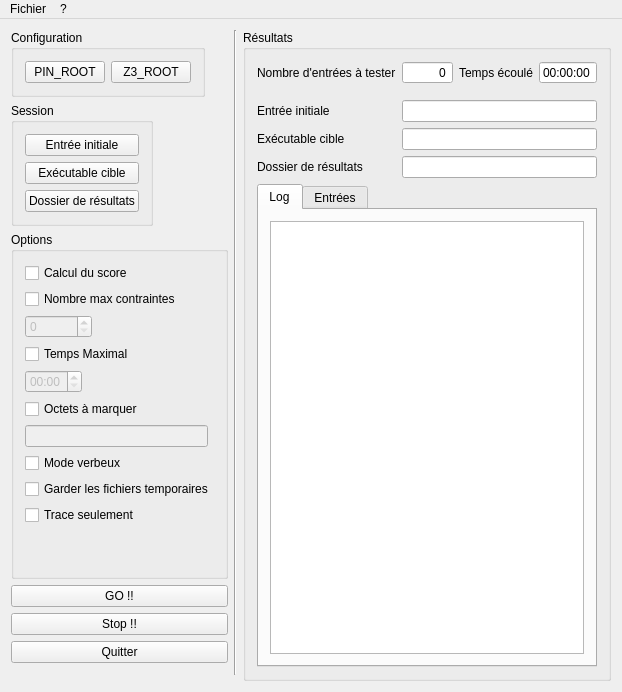
<?xml version="1.0" encoding="UTF-8"?>
<ui version="4.0">
 <class>FUZZWIN_GUIClass</class>
 <widget class="QMainWindow" name="FUZZWIN_GUIClass">
  <property name="enabled">
   <bool>true</bool>
  </property>
  <property name="geometry">
   <rect>
    <x>0</x>
    <y>0</y>
    <width>622</width>
    <height>638</height>
   </rect>
  </property>
  <property name="sizePolicy">
   <sizepolicy hsizetype="Fixed" vsizetype="Fixed">
    <horstretch>0</horstretch>
    <verstretch>2</verstretch>
   </sizepolicy>
  </property>
  <property name="windowTitle">
   <string>FUZZWIN V1.2 - 02/03/2014</string>
  </property>
  <property name="windowOpacity">
   <double>1.000000000000000</double>
  </property>
  <widget class="QWidget" name="centralWidget">
   <property name="sizePolicy">
    <sizepolicy hsizetype="Fixed" vsizetype="Fixed">
     <horstretch>0</horstretch>
     <verstretch>0</verstretch>
    </sizepolicy>
   </property>
   <layout class="QGridLayout" name="gridLayout_3">
    <item row="7" column="0">
     <widget class="QPushButton" name="Q_stopButton">
      <property name="text">
       <string>Stop !!</string>
      </property>
     </widget>
    </item>
    <item row="0" column="5" rowspan="11">
     <widget class="Line" name="line">
      <property name="orientation">
       <enum>Qt::Vertical</enum>
      </property>
     </widget>
    </item>
    <item row="8" column="0">
     <widget class="QPushButton" name="Q_quit">
      <property name="text">
       <string>Quitter</string>
      </property>
     </widget>
    </item>
    <item row="6" column="0">
     <widget class="QPushButton" name="Q_start">
      <property name="text">
       <string>GO !!</string>
      </property>
     </widget>
    </item>
    <item row="2" column="0" rowspan="4">
     <widget class="QGroupBox" name="groupOptions">
      <property name="sizePolicy">
       <sizepolicy hsizetype="Fixed" vsizetype="Fixed">
        <horstretch>0</horstretch>
        <verstretch>0</verstretch>
       </sizepolicy>
      </property>
      <property name="title">
       <string>Options</string>
      </property>
      <layout class="QGridLayout" name="gridLayout_2">
       <item row="5" column="0">
        <widget class="QCheckBox" name="Q_isBytesToTaint">
         <property name="text">
          <string>Octets à marquer</string>
         </property>
        </widget>
       </item>
       <item row="0" column="0">
        <widget class="QCheckBox" name="Q_isScore">
         <property name="text">
          <string>Calcul du score</string>
         </property>
        </widget>
       </item>
       <item row="1" column="0">
        <widget class="QCheckBox" name="Q_isMaxConstraints">
         <property name="text">
          <string>Nombre max contraintes</string>
         </property>
        </widget>
       </item>
       <item row="2" column="0">
        <widget class="QSpinBox" name="Q_isMaxConstraints_2">
         <property name="enabled">
          <bool>false</bool>
         </property>
         <property name="sizePolicy">
          <sizepolicy hsizetype="Fixed" vsizetype="Fixed">
           <horstretch>0</horstretch>
           <verstretch>0</verstretch>
          </sizepolicy>
         </property>
         <property name="maximum">
          <number>100000</number>
         </property>
        </widget>
       </item>
       <item row="3" column="0">
        <widget class="QCheckBox" name="Q_isMaxTime">
         <property name="text">
          <string>Temps Maximal</string>
         </property>
        </widget>
       </item>
       <item row="4" column="0">
        <widget class="QTimeEdit" name="Q_maxTime">
         <property name="enabled">
          <bool>false</bool>
         </property>
         <property name="sizePolicy">
          <sizepolicy hsizetype="Fixed" vsizetype="Fixed">
           <horstretch>0</horstretch>
           <verstretch>0</verstretch>
          </sizepolicy>
         </property>
         <property name="displayFormat">
          <string>mm:ss</string>
         </property>
        </widget>
       </item>
       <item row="6" column="0">
        <widget class="QLineEdit" name="Q_bytesToTaint">
         <property name="enabled">
          <bool>false</bool>
         </property>
        </widget>
       </item>
       <item row="7" column="0">
        <widget class="QCheckBox" name="Q_isVerbose">
         <property name="text">
          <string>Mode verbeux</string>
         </property>
        </widget>
       </item>
       <item row="8" column="0" colspan="2">
        <widget class="QCheckBox" name="Q_isKeepfiles">
         <property name="text">
          <string>Garder les fichiers temporaires</string>
         </property>
        </widget>
       </item>
       <item row="9" column="0">
        <widget class="QCheckBox" name="Q_isTraceOnly">
         <property name="text">
          <string>Trace seulement</string>
         </property>
        </widget>
       </item>
       <item row="10" column="0">
        <spacer name="verticalSpacer_2">
         <property name="orientation">
          <enum>Qt::Vertical</enum>
         </property>
         <property name="sizeHint" stdset="0">
          <size>
           <width>20</width>
           <height>40</height>
          </size>
         </property>
        </spacer>
       </item>
      </layout>
     </widget>
    </item>
    <item row="1" column="0">
     <widget class="QGroupBox" name="groupSession">
      <property name="sizePolicy">
       <sizepolicy hsizetype="Fixed" vsizetype="Fixed">
        <horstretch>0</horstretch>
        <verstretch>0</verstretch>
       </sizepolicy>
      </property>
      <property name="title">
       <string>Session</string>
      </property>
      <layout class="QVBoxLayout" name="verticalLayout_3">
       <item>
        <widget class="QPushButton" name="Q_selectInitialInput">
         <property name="text">
          <string>Entrée initiale</string>
         </property>
        </widget>
       </item>
       <item>
        <widget class="QPushButton" name="Q_selectTarget">
         <property name="text">
          <string>Exécutable cible</string>
         </property>
        </widget>
       </item>
       <item>
        <widget class="QPushButton" name="Q_selectResultsDir">
         <property name="text">
          <string>Dossier de résultats</string>
         </property>
        </widget>
       </item>
      </layout>
     </widget>
    </item>
    <item row="0" column="6" rowspan="12">
     <widget class="QGroupBox" name="groupResultats">
      <property name="sizePolicy">
       <sizepolicy hsizetype="Minimum" vsizetype="Preferred">
        <horstretch>0</horstretch>
        <verstretch>0</verstretch>
       </sizepolicy>
      </property>
      <property name="title">
       <string>Résultats</string>
      </property>
      <layout class="QGridLayout" name="gridLayout_4">
       <item row="7" column="1" colspan="3">
        <widget class="QLineEdit" name="Q_initialInput">
         <property name="sizePolicy">
          <sizepolicy hsizetype="MinimumExpanding" vsizetype="Fixed">
           <horstretch>0</horstretch>
           <verstretch>0</verstretch>
          </sizepolicy>
         </property>
        </widget>
       </item>
       <item row="11" column="0" colspan="4">
        <widget class="QTabWidget" name="Q_outTabs">
         <property name="sizePolicy">
          <sizepolicy hsizetype="Expanding" vsizetype="Expanding">
           <horstretch>1</horstretch>
           <verstretch>0</verstretch>
          </sizepolicy>
         </property>
         <property name="currentIndex">
          <number>0</number>
         </property>
         <widget class="QWidget" name="Q_tab1">
          <attribute name="title">
           <string>Log</string>
          </attribute>
          <layout class="QHBoxLayout" name="horizontalLayout_2">
           <item>
            <widget class="QTextEdit" name="Q_logWindow"/>
           </item>
          </layout>
         </widget>
         <widget class="QWidget" name="Q_tab2">
          <attribute name="title">
           <string>Entrées</string>
          </attribute>
          <layout class="QVBoxLayout" name="verticalLayout_2">
           <item>
            <widget class="QTreeView" name="Q_listOfInputs"/>
           </item>
          </layout>
         </widget>
        </widget>
       </item>
       <item row="1" column="1">
        <widget class="QSpinBox" name="Q_worklistSize">
         <property name="alignment">
          <set>Qt::AlignRight|Qt::AlignTrailing|Qt::AlignVCenter</set>
         </property>
         <property name="readOnly">
          <bool>true</bool>
         </property>
         <property name="buttonSymbols">
          <enum>QAbstractSpinBox::NoButtons</enum>
         </property>
        </widget>
       </item>
       <item row="1" column="0">
        <widget class="QLabel" name="label_WorklistSize">
         <property name="text">
          <string>Nombre d'entrées à tester</string>
         </property>
        </widget>
       </item>
       <item row="8" column="1" colspan="3">
        <widget class="QLineEdit" name="Q_targetPath">
         <property name="sizePolicy">
          <sizepolicy hsizetype="MinimumExpanding" vsizetype="Fixed">
           <horstretch>0</horstretch>
           <verstretch>0</verstretch>
          </sizepolicy>
         </property>
        </widget>
       </item>
       <item row="9" column="0">
        <widget class="QLabel" name="label_resultsDir">
         <property name="text">
          <string>Dossier de résultats</string>
         </property>
        </widget>
       </item>
       <item row="6" column="0">
        <spacer name="verticalSpacer">
         <property name="orientation">
          <enum>Qt::Vertical</enum>
         </property>
         <property name="sizeType">
          <enum>QSizePolicy::Minimum</enum>
         </property>
         <property name="sizeHint" stdset="0">
          <size>
           <width>20</width>
           <height>10</height>
          </size>
         </property>
        </spacer>
       </item>
       <item row="8" column="0">
        <widget class="QLabel" name="label_targetPath">
         <property name="text">
          <string>Exécutable cible</string>
         </property>
        </widget>
       </item>
       <item row="9" column="1" colspan="3">
        <widget class="QLineEdit" name="Q_resultsDir">
         <property name="sizePolicy">
          <sizepolicy hsizetype="MinimumExpanding" vsizetype="Fixed">
           <horstretch>0</horstretch>
           <verstretch>0</verstretch>
          </sizepolicy>
         </property>
        </widget>
       </item>
       <item row="7" column="0">
        <widget class="QLabel" name="label_initialInput">
         <property name="text">
          <string>Entrée initiale</string>
         </property>
        </widget>
       </item>
       <item row="1" column="2">
        <widget class="QLabel" name="label_elapsedTime">
         <property name="text">
          <string>Temps écoulé</string>
         </property>
         <property name="alignment">
          <set>Qt::AlignRight|Qt::AlignTrailing|Qt::AlignVCenter</set>
         </property>
        </widget>
       </item>
       <item row="1" column="3">
        <widget class="QTimeEdit" name="Q_elapsedTime">
         <property name="sizePolicy">
          <sizepolicy hsizetype="Fixed" vsizetype="Fixed">
           <horstretch>0</horstretch>
           <verstretch>0</verstretch>
          </sizepolicy>
         </property>
         <property name="layoutDirection">
          <enum>Qt::LeftToRight</enum>
         </property>
         <property name="autoFillBackground">
          <bool>false</bool>
         </property>
         <property name="alignment">
          <set>Qt::AlignRight|Qt::AlignTrailing|Qt::AlignVCenter</set>
         </property>
         <property name="readOnly">
          <bool>true</bool>
         </property>
         <property name="buttonSymbols">
          <enum>QAbstractSpinBox::NoButtons</enum>
         </property>
         <property name="displayFormat">
          <string>HH:mm:ss</string>
         </property>
        </widget>
       </item>
      </layout>
     </widget>
    </item>
    <item row="0" column="0">
     <widget class="QGroupBox" name="groupConfiguration">
      <property name="sizePolicy">
       <sizepolicy hsizetype="Fixed" vsizetype="Fixed">
        <horstretch>0</horstretch>
        <verstretch>0</verstretch>
       </sizepolicy>
      </property>
      <property name="title">
       <string>Configuration</string>
      </property>
      <layout class="QHBoxLayout" name="horizontalLayout">
       <item>
        <widget class="QPushButton" name="Q_selectPin">
         <property name="text">
          <string>PIN_ROOT</string>
         </property>
        </widget>
       </item>
       <item>
        <widget class="QPushButton" name="Q_selectZ3">
         <property name="text">
          <string>Z3_ROOT</string>
         </property>
        </widget>
       </item>
      </layout>
     </widget>
    </item>
   </layout>
  </widget>
  <widget class="QMenuBar" name="menuBar">
   <property name="geometry">
    <rect>
     <x>0</x>
     <y>0</y>
     <width>622</width>
     <height>21</height>
    </rect>
   </property>
   <widget class="QMenu" name="menuFichier">
    <property name="title">
     <string>Fichier</string>
    </property>
    <addaction name="actionQuitter"/>
   </widget>
   <widget class="QMenu" name="menu">
    <property name="title">
     <string>?</string>
    </property>
    <addaction name="action_aboutFuzzWin"/>
   </widget>
   <addaction name="menuFichier"/>
   <addaction name="menu"/>
  </widget>
  <action name="actionQuitter">
   <property name="text">
    <string>Quitter</string>
   </property>
  </action>
  <action name="action_aboutFuzzWin">
   <property name="text">
    <string>A propos de FuzzWin</string>
   </property>
  </action>
  <action name="actionA_propos_de_Qt">
   <property name="text">
    <string>A propos de Qt</string>
   </property>
  </action>
  <action name="actionA_propos_de_PIN">
   <property name="text">
    <string>A propos de PIN</string>
   </property>
  </action>
 </widget>
 <layoutdefault spacing="6" margin="11"/>
 <resources>
  <include location="fuzzwin_gui.qrc"/>
 </resources>
 <connections>
  <connection>
   <sender>Q_isBytesToTaint</sender>
   <signal>clicked(bool)</signal>
   <receiver>Q_bytesToTaint</receiver>
   <slot>setEnabled(bool)</slot>
   <hints>
    <hint type="sourcelabel">
     <x>72</x>
     <y>366</y>
    </hint>
    <hint type="destinationlabel">
     <x>92</x>
     <y>394</y>
    </hint>
   </hints>
  </connection>
  <connection>
   <sender>Q_isMaxConstraints</sender>
   <signal>clicked(bool)</signal>
   <receiver>Q_isMaxConstraints_2</receiver>
   <slot>setEnabled(bool)</slot>
   <hints>
    <hint type="sourcelabel">
     <x>132</x>
     <y>317</y>
    </hint>
    <hint type="destinationlabel">
     <x>196</x>
     <y>316</y>
    </hint>
   </hints>
  </connection>
  <connection>
   <sender>Q_isMaxTime</sender>
   <signal>clicked(bool)</signal>
   <receiver>Q_maxTime</receiver>
   <slot>setEnabled(bool)</slot>
   <hints>
    <hint type="sourcelabel">
     <x>62</x>
     <y>339</y>
    </hint>
    <hint type="destinationlabel">
     <x>190</x>
     <y>345</y>
    </hint>
   </hints>
  </connection>
  <connection>
   <sender>Q_quit</sender>
   <signal>clicked(bool)</signal>
   <receiver>FUZZWIN_GUIClass</receiver>
   <slot>close()</slot>
   <hints>
    <hint type="sourcelabel">
     <x>159</x>
     <y>530</y>
    </hint>
    <hint type="destinationlabel">
     <x>193</x>
     <y>545</y>
    </hint>
   </hints>
  </connection>
 </connections>
</ui>
